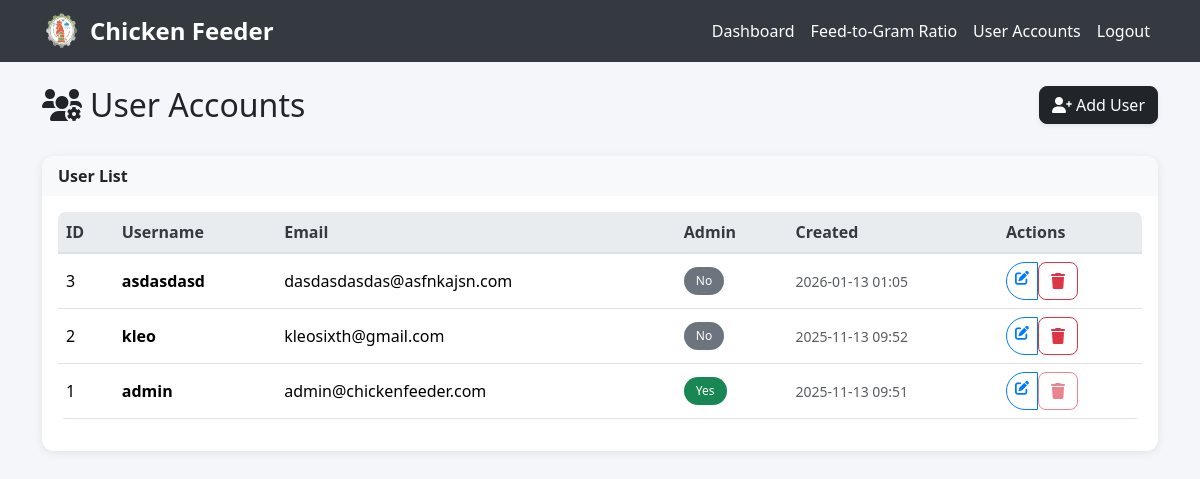
Before: /admin/users (signed in) with the older database file.
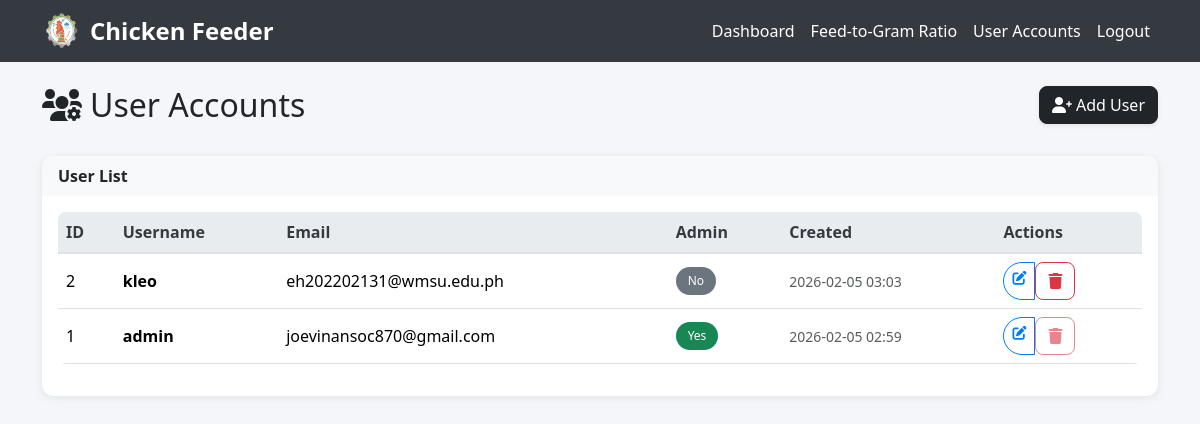
After: the same page with the newer database file.
### models.py (models this page shows)
class User(UserMixin, db.Model):
    id = db.Column(db.Integer, primary_key=True)
    username = db.Column(db.String(80), unique=True, nullable=False)
    email = db.Column(db.String(120), unique=True, nullable=False)
    password_hash = db.Column(db.String(120), nullable=False)
    iot_device_url = db.Column(db.String(255), nullable=True)  # e.g., 'http://192.168.1.100:5000' or 'pi_klei'
    is_admin = db.Column(db.Boolean, default=True)
    created_at = db.Column(db.DateTime, default=datetime.utcnow)

### app.py (the view)
@app.route('/admin/users')
@login_required
def admin_user_dashboard():
    if not require_admin():
        return redirect(url_for('dashboard'))
    users = User.query.order_by(User.created_at.desc()).all()
    return render_template('admin/users.html', users=users)

### app.py (called while the page is built)
@login_manager.user_loader
def load_user(user_id):
    return db.session.get(User, int(user_id))

@app.context_processor
def inject_datetime():
    return {'datetime': datetime}

@app.before_request
def restrict_admin_from_user_pages():
    if current_user.is_authenticated and getattr(current_user, 'is_admin', False):
        admin_paths = ['/admin', '/admin/', '/admin/dashboard', '/admin/config', '/admin/create', '/admin/feed-ratio']
        if not any(request.path.startswith(p) for p in admin_paths):
            if not request.path.startswith('/static') and not request.path.startswith('/logout'):
                return redirect(url_for('admin.dashboard'))

def require_admin():
    if not current_user.is_authenticated or not getattr(current_user, 'is_admin', False):
        flash('Unauthorized: admin access required.', 'danger')
        return False
    return True

### templates/admin/users.html (shortened to what this page needs)
{% extends "admin_base.html" %}
{% block content %}
<div class="container mt-4">
    <div class="row mb-4">
        <div class="col">
            <h1 class="h2 ">
                <i class="fas fa-users-cog me-2"></i>User Accounts
            </h1>
        </div>
        <div class="col-auto">
            <a href="{{ url_for('admin_create_user') }}" class="btn btn-dark shadow-sm">
                <i class="fas fa-user-plus me-1"></i>Add User
            </a>
        </div>
    </div>
    <div class="card">
        <div class="card-header bg-light border-bottom-0">
            <strong>User List</strong>
        </div>
        <div class="card-body">
            {% if users %}
            <div class="table-responsive">
                <table class="table table-hover align-middle">
                    <thead class="table-light">
                        <tr>
                            <th>ID</th>
                            <th>Username</th>
                            <th>Email</th>
                            <th>Admin</th>
                            <th>Created</th>
                            <th>Actions</th>
                        </tr>
                    </thead>
                    <tbody>
                        {% for user in users %}
                        <tr>
                            <td>{{ user.id }}</td>
                            <td><span class="fw-bold">{{ user.username }}</span></td>
                            <td>{{ user.email }}</td>
                            <td>
                                {% if user.is_admin %}
                                    <span class="badge bg-success">Yes</span>
                                {% else %}
                                    <span class="badge bg-secondary">No</span>
                                {% endif %}
                            </td>
                            <td>
                                <small class="text-muted">{{ user.created_at.strftime('%Y-%m-%d %H:%M') }}</small>
                            </td>
                            <td>
                                <div class="btn-group btn-group-sm">
                                    <a href="{{ url_for('admin_edit_user', user_id=user.id) }}" class="btn btn-outline-primary" title="Edit">
                                        <i class="fas fa-edit"></i>
                                    </a>
                                    <form method="POST" action="{{ url_for('admin_delete_user', user_id=user.id) }}" style="display:inline;" onsubmit="return confirm('Delete user {{ user.username }}? This cannot be undone.');">
                                        <button type="submit" class="btn btn-outline-danger" title="Delete" {% if user.id == current_user.id %}disabled{% endif %}>
                                            <i class="fas fa-trash"></i>
                                        </button>
                                    </form>
                                </div>
                            </td>
                        </tr>
                        {% endfor %}
                    </tbody>
                </table>
            </div>
            {% else %}
            <div class="text-center text-muted py-5">
                <i class="fas fa-users fa-4x mb-3"></i>
                <h4>No Users Found</h4>
                <p class="mb-4">You can add new users using the button above.</p>
            </div>
            {% endif %}
        </div>
    </div>
</div>
{% endblock %}

Changed rows visible on the page:
removed User: id "3", username "asdasdasd", email "dasdasdasdas@asfnkajsn.com", is_admin "No", created_at "2026-01-13 01:05"
changed User "kleo": email "kleosixth@gmail.com" → "eh202202131@wmsu.edu.ph"; created_at "2025-11-13 09:52" → "2026-02-05 03:03"
changed User "admin": email "admin@chickenfeeder.com" → "joevinansoc870@gmail.com"; created_at "2025-11-13 09:51" → "2026-02-05 02:59"
